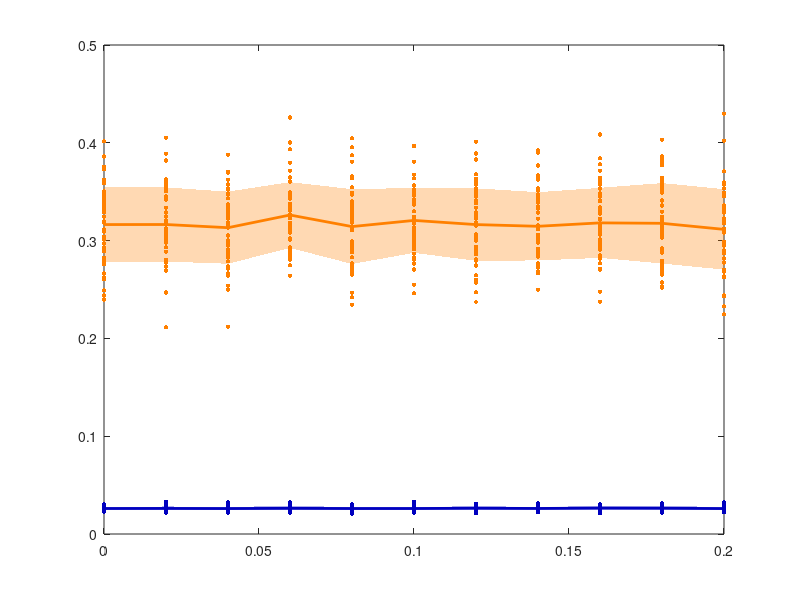

The MATLAB script that drew this image: (Note: this script raises an error after producing the figure.)
%robuteness plot
color_all = [0.329411764705882,0.650980392156863,0.619607843137255;...
    0.745098039215686,0.870588235294118,0.874509803921569;...
    0.894117647058824,0.905882352941177,0.894117647058824;...
    0.0156862745098039,0.282352941176471,0.419607843137255;...
    0.305882352941177,0.541176470588235,0.317647058823529;
    1.0,0.5,0.0;
    0.5,0.7,0.4;
    0, 0, 0.75;];
CList = [153,153,253; 255,153,154]./255;
CList = [0, 0, 0.75; 1.0,0.5,0.0];

%% 画innner noise
load IN_NOISE_0_0.2.mat
figure('color',[1 1 1]);
% 第一组数据：NCM_values_for_ones
MEAN=zeros(1,11);
S=zeros(1,11);
for i = 1:11
    MEAN(:,i)=mean(all_ones{i});
    S(:,i)=std(all_ones{i});
end

x=0:0.02:0.2;
yu=MEAN+S;
yl=MEAN-S;
x_interp = linspace(min(x), max(x), 100);
yu_interp = interp1(x, yu, x_interp, 'spline');
yl_interp = interp1(x, yl, x_interp, 'spline');
color_mean_ones = color_all(6,:);
color_between_ones = CList(2,:);
plot(x, MEAN, 'Linewidth', 2, 'DisplayName', 'CCM[X→Y]', 'color', color_mean_ones);
hold on;
fill([x fliplr(x)], [yu fliplr(yl)], color_between_ones, 'linestyle', 'none', 'FaceAlpha', 0.3); 
hold on;

% 第二组数据：NCM_values_for_zeros
MEAN=zeros(1,11);
S=zeros(1,11);
for i = 1:11
    MEAN(:,i)=mean(all_zeros{i});
    S(:,i)=std(all_zeros{i});
end

yu=MEAN+S;
yl=MEAN-S;
x_interp = linspace(min(x), max(x), 100);
yu_interp = interp1(x, yu, x_interp, 'spline');
yl_interp = interp1(x, yl, x_interp, 'spline');
color_mean_zeros = CList(1,:);
color_between_zeros = CList(1,:);
plot(x, MEAN, 'Linewidth', 2, 'DisplayName', 'CCM[Y→X]', 'color', color_mean_zeros);
fill([x fliplr(x)], [yu fliplr(yl)], color_between_zeros, 'linestyle', 'none', 'FaceAlpha', 0.3); 
hold on;
% 展开NCM_values_for_zeros中的数据，假设每个单元都是相同长度的数组
y = []; % 用来存储所有的 y 值

% 将NCM_values_for_zeros中每个数组的数据存储到 y 中
for i = 1:length(all_zeros)
    y = [y, all_zeros{i}]; % 将每个单元的内容添加到y数组
end
% 使用循环绘制每列数据的散点图
for i = 1:size(y', 2)  % 遍历每一列
    scatter(x, y(i, :), 10, CList(1,:),'filled');  % 将第 i 列的数据绘制成散点
end
hold on;

% 展开NCM_values_for_zeros中的数据，假设每个单元都是相同长度的数组
y = []; % 用来存储所有的 y 值

% 将NCM_values_for_zeros中每个数组的数据存储到 y 中
for i = 1:length(all_ones)
    y = [y, all_ones{i}]; % 将每个单元的内容添加到y数组
end
% 使用循环绘制每列数据的散点图
for i = 1:size(y', 2)  % 遍历每一列
    scatter(x, y(i, :), 10, CList(2,:),'filled');  % 将第 i 列的数据绘制成散点
end
hold on;
% 设置坐标轴属性
ax = gca;
ax.LineWidth = 1.3;
% xlabel('$\mathbf{\beta_{xy}}$', 'Interpreter', 'latex', 'FontSize', 14, 'FontWeight', 'bold');
% 添加图例
legend({'RCM [with causation]','' , 'RCM [without causation]'}, 'Location', 'northeast', 'TextColor', 'k', 'Box', 'off','FontWeight', 'bold');  
legend('show');  % 隐藏顶部和右侧坐标轴
ax.Box = 'off';
ax.XAxis.Visible = 'on';
ax.YAxis.Visible = 'on';
ax.FontName = 'Times New Roman';
ax.FontSize = 20;
ax.FontWeight = 'bold';      % 设置字体加粗
% ax.XTick=x
%% plot outter noise
load OUTER_NOISE_0-0.1-1(2).mat
figure('color',[1 1 1]);
% 第一组数据：NCM_values_for_ones
MEAN=zeros(1,11);
S=zeros(1,11);
for i = 1:11
    MEAN(:,i)=mean(all_ones{i});
    S(:,i)=std(all_ones{i});
end

x=0:0.1:1;
yu=MEAN+S;
yl=MEAN-S;
x_interp = linspace(min(x), max(x), 100);
yu_interp = interp1(x, yu, x_interp, 'spline');
yl_interp = interp1(x, yl, x_interp, 'spline');
color_mean_ones = color_all(6,:);
color_between_ones = CList(2,:);
plot(x, MEAN, 'Linewidth', 2, 'DisplayName', 'CCM[X→Y]', 'color', color_mean_ones);
hold on;
fill([x fliplr(x)], [yu fliplr(yl)], color_between_ones, 'linestyle', 'none', 'FaceAlpha', 0.3); 
hold on;

% 第二组数据：NCM_values_for_zeros
MEAN=zeros(1,11);
S=zeros(1,11);
for i = 1:11
    MEAN(:,i)=mean(all_zeros{i});
    S(:,i)=std(all_zeros{i});
end

yu=MEAN+S;
yl=MEAN-S;
x_interp = linspace(min(x), max(x), 100);
yu_interp = interp1(x, yu, x_interp, 'spline');
yl_interp = interp1(x, yl, x_interp, 'spline');
color_mean_zeros = CList(1,:);
color_between_zeros = CList(1,:);
plot(x, MEAN, 'Linewidth', 2, 'DisplayName', 'CCM[Y→X]', 'color', color_mean_zeros);
fill([x fliplr(x)], [yu fliplr(yl)], color_between_zeros, 'linestyle', 'none', 'FaceAlpha', 0.3); 
hold on;
% 展开NCM_values_for_zeros中的数据，假设每个单元都是相同长度的数组
y = []; % 用来存储所有的 y 值

% 将NCM_values_for_zeros中每个数组的数据存储到 y 中
for i = 1:length(all_zeros)
    y = [y, all_zeros{i}]; % 将每个单元的内容添加到y数组
end
% 使用循环绘制每列数据的散点图
for i = 1:size(y', 2)  % 遍历每一列
    scatter(x, y(i, :), 10, CList(1,:),'filled');  % 将第 i 列的数据绘制成散点
end
hold on;

% 展开NCM_values_for_zeros中的数据，假设每个单元都是相同长度的数组
y = []; % 用来存储所有的 y 值

% 将NCM_values_for_zeros中每个数组的数据存储到 y 中
for i = 1:length(all_ones)
    y = [y, all_ones{i}]; % 将每个单元的内容添加到y数组
end
% 使用循环绘制每列数据的散点图
for i = 1:size(y', 2)  % 遍历每一列
    scatter(x, y(i, :), 10, CList(2,:),'filled');  % 将第 i 列的数据绘制成散点
end
hold on;
% 设置坐标轴属性
ax = gca;
ax.LineWidth = 1.3;
% xlabel('$\mathbf{\beta_{xy}}$', 'Interpreter', 'latex', 'FontSize', 14, 'FontWeight', 'bold');
% 添加图例
legend({'RCM [with causation]','' , 'RCM [without causation]'}, 'Location', 'northeast', 'TextColor', 'k', 'Box', 'off','FontWeight', 'bold');  
legend('show'); 
% 隐藏顶部和右侧坐标轴
ax.Box = 'off';
ax.XAxis.Visible = 'on';
ax.YAxis.Visible = 'on';
ax.FontName = 'Times New Roman';
ax.FontSize = 20;
ax.FontWeight = 'bold';      % 设置字体加粗

%% 画长度
load LEN_1000_10000.mat
figure('color',[1 1 1]);
% 第一组数据：NCM_values_for_ones
MEAN=zeros(1,10);
S=zeros(1,10);
for i = 1:10
    MEAN(:,i)=mean(all_ones{i});
    S(:,i)=std(all_ones{i});
end

x=1:1:10;
yu=MEAN+S;
yl=MEAN-S;
x_interp = linspace(min(x), max(x), 100);
yu_interp = interp1(x, yu, x_interp, 'spline');
yl_interp = interp1(x, yl, x_interp, 'spline');
color_mean_ones = color_all(6,:);
color_between_ones = CList(2,:);
plot(x, MEAN, 'Linewidth', 2, 'DisplayName', 'CCM[X→Y]', 'color', color_mean_ones);
hold on;
fill([x fliplr(x)], [yu fliplr(yl)], color_between_ones, 'linestyle', 'none', 'FaceAlpha', 0.3); 


% 第二组数据：NCM_values_for_zeros
MEAN=zeros(1,10);
S=zeros(1,10);
for i = 1:10
    MEAN(:,i)=mean(all_zeros{i});
    S(:,i)=std(all_zeros{i});
end

yu=MEAN+S;
yl=MEAN-S;
x_interp = linspace(min(x), max(x), 100);
yu_interp = interp1(x, yu, x_interp, 'spline');
yl_interp = interp1(x, yl, x_interp, 'spline');
color_mean_zeros = CList(1,:);
color_between_zeros = CList(1,:);
plot(x, MEAN, 'Linewidth', 2, 'DisplayName', 'CCM[Y→X]', 'color', color_mean_zeros);
fill([x fliplr(x)], [yu fliplr(yl)], color_between_zeros, 'linestyle', 'none', 'FaceAlpha', 0.3); 
hold on;
hold on;
% 展开NCM_values_for_zeros中的数据，假设每个单元都是相同长度的数组
y = []; % 用来存储所有的 y 值

% 将NCM_values_for_zeros中每个数组的数据存储到 y 中
for i = 1:length(all_zeros)
    y = [y, all_zeros{i}]; % 将每个单元的内容添加到y数组
end
% 使用循环绘制每列数据的散点图
for i = 1:size(y', 2)  % 遍历每一列
    scatter(x, y(i, :), 10, CList(1,:),'filled');  % 将第 i 列的数据绘制成散点
end
hold on;

% 展开NCM_values_for_zeros中的数据，假设每个单元都是相同长度的数组
y = []; % 用来存储所有的 y 值

% 将NCM_values_for_zeros中每个数组的数据存储到 y 中
for i = 1:length(all_ones)
    y = [y, all_ones{i}]; % 将每个单元的内容添加到y数组
end
% 使用循环绘制每列数据的散点图
for i = 1:size(y', 2)  % 遍历每一列
    scatter(x, y(i, :), 10, CList(2,:),'filled');  % 将第 i 列的数据绘制成散点
end
hold on;

% 设置坐标轴属性
ax = gca;
ax.LineWidth = 1.3;
% xlabel('$\mathbf{\beta_{xy}}$', 'Interpreter', 'latex', 'FontSize', 14, 'FontWeight', 'bold');
% 添加图例
legend({'RCM [with causation]','' , 'RCM [without causation]'}, 'Location', 'northeast', 'TextColor', 'k', 'Box', 'off','FontWeight', 'bold');  
legend('show');  
% 隐藏顶部和右侧坐标轴
ax.Box = 'off';
ax.XAxis.Visible = 'on';
ax.YAxis.Visible = 'on';
ax.FontName = 'Times New Roman';
ax.FontSize = 20;
ax.XTick=x
ax.FontWeight = 'bold';      % 设置字体加粗

xlim([1 max(x)]);  % x 轴从 1 开始
%% plot emb
load EMB_10_20_50_100_200--1000.mat
all_ones=index_ones;
all_zeros=index_zeros;
figure('color',[1 1 1]);
% 第一组数据：NCM_values_for_ones
MEAN=zeros(1,10);
S=zeros(1,10);
for i = 1:10
    MEAN(:,i)=mean(all_ones{i});
    S(:,i)=std(all_ones{i});
end

x=1:1:10;
x_labels=[10,20,30,50,100,200,300,400,500,1000]
yu=MEAN+S;
yl=MEAN-S;
x_interp = linspace(min(x), max(x), 100);
yu_interp = interp1(x, yu, x_interp, 'spline');
yl_interp = interp1(x, yl, x_interp, 'spline');
color_mean_ones = color_all(6,:);
color_between_ones = CList(2,:);
plot(x, MEAN, 'Linewidth', 2, 'DisplayName', 'CCM[X→Y]', 'color', color_mean_ones);
hold on;
fill([x fliplr(x)], [yu fliplr(yl)], color_between_ones, 'linestyle', 'none', 'FaceAlpha', 0.3); 
hold on;

% 第二组数据：NCM_values_for_zeros
MEAN=zeros(1,10);
S=zeros(1,10);
for i = 1:10
    MEAN(:,i)=mean(all_zeros{i});
    S(:,i)=std(all_zeros{i});
end

yu=MEAN+S;
yl=MEAN-S;
x_interp = linspace(min(x), max(x), 100);
yu_interp = interp1(x, yu, x_interp, 'spline');
yl_interp = interp1(x, yl, x_interp, 'spline');
color_mean_zeros = CList(1,:);
color_between_zeros = CList(1,:);
plot(x, MEAN, 'Linewidth', 2, 'DisplayName', 'CCM[Y→X]', 'color', color_mean_zeros);
fill([x fliplr(x)], [yu fliplr(yl)], color_between_zeros, 'linestyle', 'none', 'FaceAlpha', 0.3); 
hold on;
% 展开NCM_values_for_zeros中的数据，假设每个单元都是相同长度的数组
y = []; % 用来存储所有的 y 值

% 将NCM_values_for_zeros中每个数组的数据存储到 y 中
for i = 1:length(all_zeros)
    y = [y, all_zeros{i}]; % 将每个单元的内容添加到y数组
end
% 使用循环绘制每列数据的散点图
for i = 1:size(y', 2)  % 遍历每一列
    scatter(x, y(i, :), 10, CList(1,:),'filled');  % 将第 i 列的数据绘制成散点
end
hold on;

% 展开NCM_values_for_zeros中的数据，假设每个单元都是相同长度的数组
y = []; % 用来存储所有的 y 值

% 将NCM_values_for_zeros中每个数组的数据存储到 y 中
for i = 1:length(all_ones)
    y = [y, all_ones{i}]; % 将每个单元的内容添加到y数组
end
% 使用循环绘制每列数据的散点图
for i = 1:size(y', 2)  % 遍历每一列
    scatter(x, y(i, :), 10, CList(2,:),'filled');  % 将第 i 列的数据绘制成散点
end
hold on;
% 设置坐标轴属性
ax = gca;
ax.LineWidth = 1.3;
% xlabel('$\mathbf{\beta_{xy}}$', 'Interpreter', 'latex', 'FontSize', 14, 'FontWeight', 'bold');
% 添加图例
legend({'RCM [with causation]','' , 'RCM [without causation]'}, 'Location', 'northeast', 'TextColor', 'k', 'Box', 'off','FontWeight', 'bold');  
legend('show');    
% 隐藏顶部和右侧坐标轴
ax.Box = 'off';
ax.XAxis.Visible = 'on';
ax.YAxis.Visible = 'on';
ax.FontName = 'Times New Roman';
ax.FontSize = 20;
ax.XTick=x
ax.XTickLabel = x_labels;
ax.XTickLabelRotation = 0; % 设置 X 轴刻度标签为水平显示
ax.FontWeight = 'bold';      % 设置字体加粗

xlim([1 max(x)]);  % x 轴从 1 开始